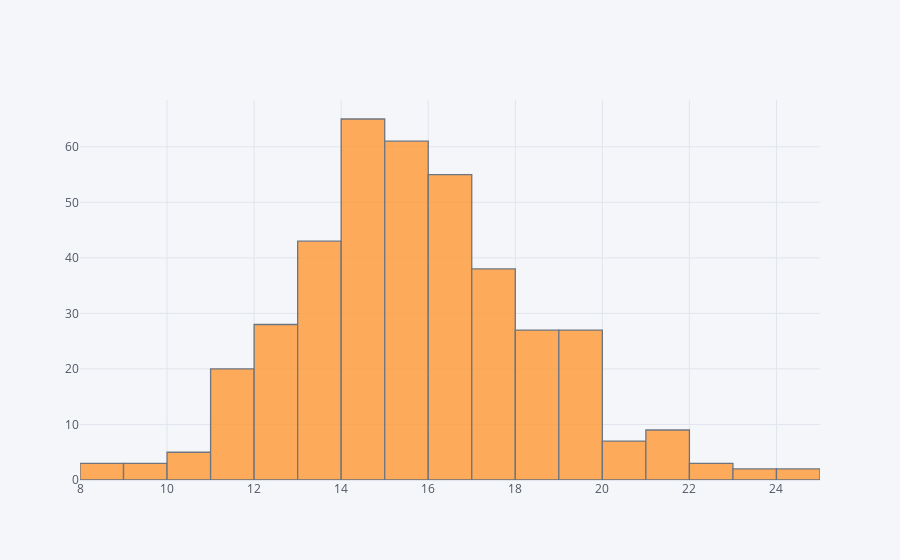

The code cell stored with this chart in its notebook:
### Markdown cell above
## histogram

### Code cell
df["acceleration"].iplot(kind="hist")

### Figure 1 — Plotly figure (JSON) as saved in the notebook; plotly's stock layout.template omitted (floating-point values rounded to 4 significant figures; data arrays with more than 128 entries replaced by an {"elided": "..."} marker saying what was removed)
{"data": [{"histfunc": "count", "histnorm": "", "marker": {"color": "rgba(255, 153, 51, 1.0)", "line": {"color": "#4D5663", "width": 1.3}}, "name": "acceleration", "opacity": 0.8, "orientation": "v", "type": "histogram", "x": {"elided": "398 float values"}}], "layout": {"barmode": "overlay", "legend": {"bgcolor": "#F5F6F9", "font": {"color": "#4D5663"}}, "paper_bgcolor": "#F5F6F9", "plot_bgcolor": "#F5F6F9", "title": {"font": {"color": "#4D5663"}}, "xaxis": {"gridcolor": "#E1E5ED", "showgrid": true, "tickfont": {"color": "#4D5663"}, "title": {"font": {"color": "#4D5663"}, "text": ""}, "zerolinecolor": "#E1E5ED"}, "yaxis": {"gridcolor": "#E1E5ED", "showgrid": true, "tickfont": {"color": "#4D5663"}, "title": {"font": {"color": "#4D5663"}, "text": ""}, "zerolinecolor": "#E1E5ED"}}}
